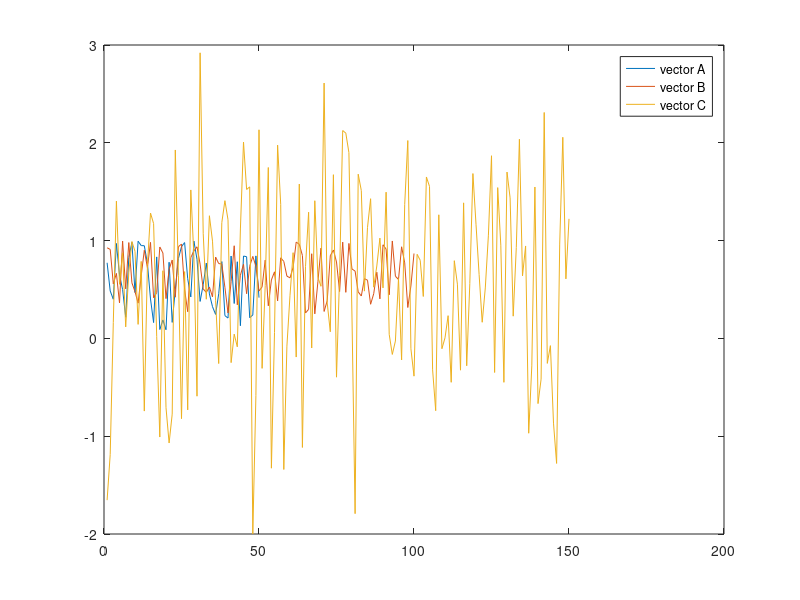

Write MATLAB code to recreate this figure.
randn('seed',0);

N = 50
dA = 0 + (1-0)*rand(N,1) %[0,1]
dB =  0.25 + (1-0.25)*rand(2*N,1) %[0.25,1.15]
dC = normrnd(0.5, 1, [3*N,1]); %[mu:0.5,sig:1]

[h,p] = ttest2(dA,dB)
[h1,p1] = ttest2(dA,dC)
[h2,p2] = ttest2(dC,dB)
pr = ranksum(dA,dB)
p1_r= ranksum(dA,dC)
p2_r = ranksum(dC,dB)
figure
plot(dA)
hold on
plot(dB)
hold on 
plot(dC)
legend('vector A','vector B', 'vector C')
